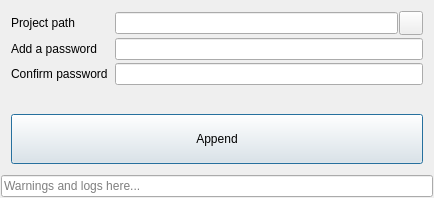
<?xml version="1.0" encoding="UTF-8"?>
<ui version="4.0">
 <class>Dialog</class>
 <widget class="QDialog" name="Dialog">
  <property name="geometry">
   <rect>
    <x>0</x>
    <y>0</y>
    <width>434</width>
    <height>198</height>
   </rect>
  </property>
  <property name="windowTitle">
   <string>Dialog</string>
  </property>
  <layout class="QVBoxLayout" name="verticalLayout_3">
   <property name="leftMargin">
    <number>0</number>
   </property>
   <property name="topMargin">
    <number>0</number>
   </property>
   <property name="rightMargin">
    <number>0</number>
   </property>
   <property name="bottomMargin">
    <number>0</number>
   </property>
   <item>
    <layout class="QVBoxLayout" name="verticalLayout_2">
     <property name="spacing">
      <number>1</number>
     </property>
     <property name="leftMargin">
      <number>1</number>
     </property>
     <property name="topMargin">
      <number>1</number>
     </property>
     <property name="rightMargin">
      <number>1</number>
     </property>
     <property name="bottomMargin">
      <number>1</number>
     </property>
     <item>
      <widget class="QFrame" name="frame">
       <layout class="QVBoxLayout" name="verticalLayout">
        <property name="leftMargin">
         <number>10</number>
        </property>
        <property name="topMargin">
         <number>10</number>
        </property>
        <property name="rightMargin">
         <number>10</number>
        </property>
        <property name="bottomMargin">
         <number>10</number>
        </property>
        <item>
         <layout class="QFormLayout" name="formLayout">
          <property name="horizontalSpacing">
           <number>7</number>
          </property>
          <property name="verticalSpacing">
           <number>3</number>
          </property>
          <item row="0" column="0">
           <widget class="QLabel" name="all_projects_label">
            <property name="text">
             <string>Project path</string>
            </property>
           </widget>
          </item>
          <item row="0" column="1">
           <layout class="QHBoxLayout" name="horizontalLayout_3">
            <property name="spacing">
             <number>1</number>
            </property>
            <item>
             <widget class="QLineEdit" name="project_path_lineEdit"/>
            </item>
            <item>
             <widget class="QPushButton" name="project_path_pushButton">
              <property name="minimumSize">
               <size>
                <width>24</width>
                <height>24</height>
               </size>
              </property>
              <property name="maximumSize">
               <size>
                <width>24</width>
                <height>24</height>
               </size>
              </property>
              <property name="text">
               <string/>
              </property>
              <property name="iconSize">
               <size>
                <width>14</width>
                <height>14</height>
               </size>
              </property>
             </widget>
            </item>
           </layout>
          </item>
          <item row="2" column="0">
           <widget class="QLabel" name="label">
            <property name="text">
             <string>Add a password</string>
            </property>
           </widget>
          </item>
          <item row="2" column="1">
           <widget class="QLineEdit" name="password_lineEdit">
            <property name="echoMode">
             <enum>QLineEdit::PasswordEchoOnEdit</enum>
            </property>
           </widget>
          </item>
          <item row="3" column="0">
           <widget class="QLabel" name="label_2">
            <property name="text">
             <string>Confirm password</string>
            </property>
           </widget>
          </item>
          <item row="3" column="1">
           <widget class="QLineEdit" name="confirm_password_lineEdit">
            <property name="echoMode">
             <enum>QLineEdit::PasswordEchoOnEdit</enum>
            </property>
           </widget>
          </item>
         </layout>
        </item>
        <item>
         <spacer name="verticalSpacer_2">
          <property name="orientation">
           <enum>Qt::Vertical</enum>
          </property>
          <property name="sizeHint" stdset="0">
           <size>
            <width>20</width>
            <height>40</height>
           </size>
          </property>
         </spacer>
        </item>
        <item>
         <layout class="QHBoxLayout" name="horizontalLayout">
          <item>
           <widget class="QPushButton" name="change_project_pushButton">
            <property name="minimumSize">
             <size>
              <width>0</width>
              <height>50</height>
             </size>
            </property>
            <property name="text">
             <string>Append</string>
            </property>
            <property name="default">
             <bool>true</bool>
            </property>
           </widget>
          </item>
         </layout>
        </item>
       </layout>
      </widget>
     </item>
     <item>
      <widget class="QFrame" name="log_frame">
       <layout class="QHBoxLayout" name="log_layout">
        <property name="spacing">
         <number>0</number>
        </property>
        <property name="leftMargin">
         <number>0</number>
        </property>
        <property name="topMargin">
         <number>0</number>
        </property>
        <property name="rightMargin">
         <number>0</number>
        </property>
        <property name="bottomMargin">
         <number>0</number>
        </property>
        <item>
         <widget class="QLineEdit" name="log_lineEdit">
          <property name="readOnly">
           <bool>true</bool>
          </property>
          <property name="placeholderText">
           <string>Warnings and logs here...</string>
          </property>
         </widget>
        </item>
       </layout>
      </widget>
     </item>
    </layout>
   </item>
  </layout>
 </widget>
 <resources/>
 <connections/>
</ui>
